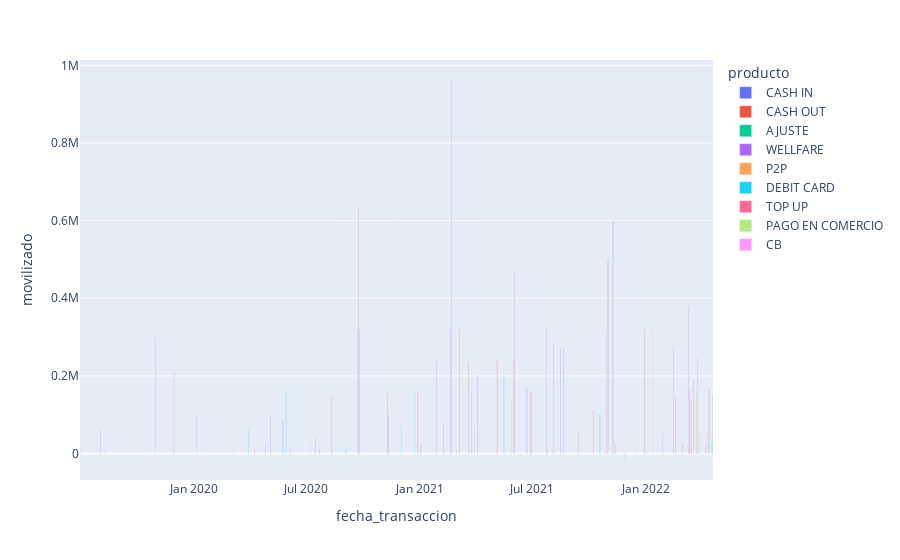

The notebook cell this image was saved under:
### Code cell
transacciones['producto'] = transacciones.producto.cat.remove_unused_categories()
fig = px.bar(transacciones, x='fecha_transaccion', y='movilizado', color='producto')
fig.show()

### Figure 1 — Plotly figure (JSON) as saved in the notebook; plotly's stock layout.template omitted (floating-point values rounded to 4 significant figures)
{"data": [{"alignmentgroup": "True", "hovertemplate": "producto=CASH IN<br>fecha_transaccion=%{x}<br>movilizado=%{y}<extra></extra>", "legendgroup": "CASH IN", "marker": {"color": "#636efa", "pattern": {"shape": ""}}, "name": "CASH IN", "offsetgroup": "CASH IN", "orientation": "v", "showlegend": true, "textposition": "auto", "type": "bar", "x": ["2020-11-10T00:00:00", "2021-08-04T00:00:00", "2021-02-28T00:00:00", "2020-07-16T00:00:00", "2022-04-01T00:00:00", "2020-04-26T00:00:00", "2021-08-15T00:00:00", "2021-11-12T00:00:00", "2019-11-29T00:00:00", "2020-06-05T00:00:00", "2020-07-22T00:00:00", "2021-01-02T00:00:00", "2021-04-03T00:00:00", "2019-08-04T00:00:00", "2021-03-25T00:00:00", "2022-04-06T00:00:00", "2020-05-04T00:00:00", "2020-05-24T00:00:00", "2021-10-18T00:00:00", "2021-11-08T00:00:00", "2021-06-22T00:00:00"], "xaxis": "x", "y": [100000, 3000, 5000, 40000, 800, 20000, 270000, 23000, 10000, 12000, 10000, 20000, 200200, 60000, 1000, 20000, 100000, 83000, 100000, 599805, 170000], "yaxis": "y"}, {"alignmentgroup": "True", "hovertemplate": "producto=CASH OUT<br>fecha_transaccion=%{x}<br>movilizado=%{y}<extra></extra>", "legendgroup": "CASH OUT", "marker": {"color": "#EF553B", "pattern": {"shape": ""}}, "name": "CASH OUT", "offsetgroup": "CASH OUT", "orientation": "v", "showlegend": true, "textposition": "auto", "type": "bar", "x": ["2021-06-30T00:00:00", "2021-03-05T00:00:00", "2022-03-14T00:00:00", "2022-02-17T00:00:00", "2021-05-31T00:00:00", "2022-02-17T00:00:00", "2022-02-28T00:00:00", "2022-03-18T00:00:00", "2021-02-07T00:00:00", "2021-10-31T00:00:00", "2020-12-28T00:00:00", "2020-08-11T00:00:00", "2022-03-14T00:00:00", "2020-09-23T00:00:00", "2021-12-29T00:00:00", "2021-10-08T00:00:00", "2021-09-13T00:00:00", "2020-11-09T00:00:00", "2020-12-02T00:00:00", "2021-05-05T00:00:00", "2021-03-20T00:00:00", "2022-04-12T00:00:00"], "xaxis": "x", "y": [160000, 320000, 140000, 55000, 240000, 90000, 28000, 190000, 80000, 500000, 158000, 150000, 0, 635000, 320000, 110000, 55000, 158000, -100, 240000, 235000, 167000], "yaxis": "y"}, {"alignmentgroup": "True", "hovertemplate": "producto=AJUSTE<br>fecha_transaccion=%{x}<br>movilizado=%{y}<extra></extra>", "legendgroup": "AJUSTE", "marker": {"color": "#00cc96", "pattern": {"shape": ""}}, "name": "AJUSTE", "offsetgroup": "AJUSTE", "orientation": "v", "showlegend": true, "textposition": "auto", "type": "bar", "x": ["2022-04-18T00:00:00"], "xaxis": "x", "y": [149800], "yaxis": "y"}, {"alignmentgroup": "True", "hovertemplate": "producto=WELLFARE<br>fecha_transaccion=%{x}<br>movilizado=%{y}<extra></extra>", "legendgroup": "WELLFARE", "marker": {"color": "#ab63fa", "pattern": {"shape": ""}}, "name": "WELLFARE", "offsetgroup": "WELLFARE", "orientation": "v", "showlegend": true, "textposition": "auto", "type": "bar", "x": ["2021-01-27T00:00:00", "2021-02-20T00:00:00", "2021-08-04T00:00:00", "2021-06-28T00:00:00", "2021-02-20T00:00:00", "2021-01-27T00:00:00", "2022-03-10T00:00:00", "2021-06-02T00:00:00", "2021-07-24T00:00:00", "2021-02-19T00:00:00", "2021-10-29T00:00:00", "2022-03-12T00:00:00", "2021-08-04T00:00:00", "2021-07-24T00:00:00", "2022-03-24T00:00:00", "2020-09-25T00:00:00", "2021-03-25T00:00:00", "2021-02-20T00:00:00", "2022-02-14T00:00:00", "2021-08-20T00:00:00", "2020-09-22T00:00:00"], "xaxis": "x", "y": [120000, 320000, 165000, 160000, 320000, 120000, 380000, 465000, 160000, 320000, 320000, 165000, 116000, 160000, 245250, 320000, 160000, 320000, 276000, 270000, 320000], "yaxis": "y"}, {"alignmentgroup": "True", "hovertemplate": "producto=P2P<br>fecha_transaccion=%{x}<br>movilizado=%{y}<extra></extra>", "legendgroup": "P2P", "marker": {"color": "#FFA15A", "pattern": {"shape": ""}}, "name": "P2P", "offsetgroup": "P2P", "orientation": "v", "showlegend": true, "textposition": "auto", "type": "bar", "x": ["2022-04-09T00:00:00", "2022-03-26T00:00:00", "2021-03-29T00:00:00", "2022-01-11T00:00:00", "2022-03-23T00:00:00", "2019-11-30T00:00:00", "2021-11-07T00:00:00"], "xaxis": "x", "y": [55000, 50000, 60000, 320000, 163000, 210000, 44900], "yaxis": "y"}, {"alignmentgroup": "True", "hovertemplate": "producto=DEBIT CARD<br>fecha_transaccion=%{x}<br>movilizado=%{y}<extra></extra>", "legendgroup": "DEBIT CARD", "marker": {"color": "#19d3f3", "pattern": {"shape": ""}}, "name": "DEBIT CARD", "offsetgroup": "DEBIT CARD", "orientation": "v", "showlegend": true, "textposition": "auto", "type": "bar", "x": ["2022-01-27T00:00:00", "2022-01-02T00:00:00", "2021-02-08T00:00:00", "2022-04-16T00:00:00", "2021-05-16T00:00:00", "2020-03-30T00:00:00", "2020-12-23T00:00:00", "2021-08-23T00:00:00", "2020-12-02T00:00:00", "2019-10-31T00:00:00", "2020-05-29T00:00:00", "2021-11-13T00:00:00", "2020-09-03T00:00:00", "2021-11-26T00:00:00", "2020-01-06T00:00:00"], "xaxis": "x", "y": [55254, 3400, 3500, 32590.0, 200869, 63610.0, 160000, 15650.0, 73470, 300000, 160000, 39.53, 18000, -14200, 101500], "yaxis": "y"}, {"alignmentgroup": "True", "hovertemplate": "producto=TOP UP<br>fecha_transaccion=%{x}<br>movilizado=%{y}<extra></extra>", "legendgroup": "TOP UP", "marker": {"color": "#FF6692", "pattern": {"shape": ""}}, "name": "TOP UP", "offsetgroup": "TOP UP", "orientation": "v", "showlegend": true, "textposition": "auto", "type": "bar", "x": ["2019-08-11T00:00:00", "2020-04-14T00:00:00", "2021-07-25T00:00:00", "2021-12-15T00:00:00", "2022-03-11T00:00:00", "2022-03-22T00:00:00", "2021-10-25T00:00:00", "2019-07-02T00:00:00", "2020-04-08T00:00:00", "2020-03-06T00:00:00"], "xaxis": "x", "y": [5000, 2000, 15000, 2000, 7000, 3000, 5000, 3000, 10000, 3000], "yaxis": "y"}, {"alignmentgroup": "True", "hovertemplate": "producto=PAGO EN COMERCIO<br>fecha_transaccion=%{x}<br>movilizado=%{y}<extra></extra>", "legendgroup": "PAGO EN COMERCIO", "marker": {"color": "#B6E880", "pattern": {"shape": ""}}, "name": "PAGO EN COMERCIO", "offsetgroup": "PAGO EN COMERCIO", "orientation": "v", "showlegend": true, "textposition": "auto", "type": "bar", "x": ["2021-08-02T00:00:00", "2021-05-28T00:00:00"], "xaxis": "x", "y": [185389, 140000], "yaxis": "y"}, {"alignmentgroup": "True", "hovertemplate": "producto=CB<br>fecha_transaccion=%{x}<br>movilizado=%{y}<extra></extra>", "legendgroup": "CB", "marker": {"color": "#FF97FF", "pattern": {"shape": ""}}, "name": "CB", "offsetgroup": "CB", "orientation": "v", "showlegend": true, "textposition": "auto", "type": "bar", "x": ["2020-07-07T00:00:00"], "xaxis": "x", "y": [28599], "yaxis": "y"}], "layout": {"barmode": "relative", "legend": {"title": {"text": "producto"}, "tracegroupgap": 0}, "margin": {"t": 60}, "xaxis": {"anchor": "y", "domain": [0, 1], "title": {"text": "fecha_transaccion"}}, "yaxis": {"anchor": "x", "domain": [0, 1], "title": {"text": "movilizado"}}}}
